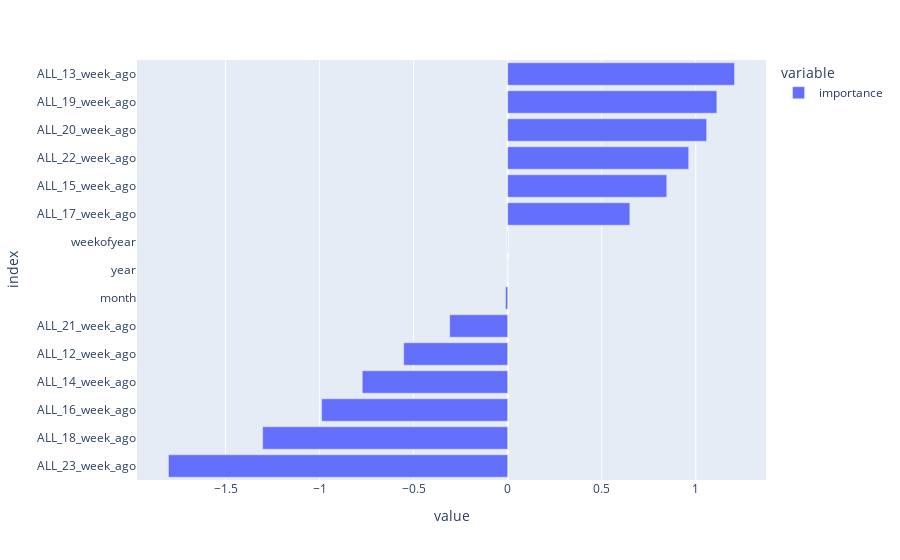

This figure's notebook cell:
### Markdown cell above
## forecast

### Code cell
%%time

train_last_date = '2022-01-02'
X_train = X[X.index <= train_last_date]
y_train = y[y.index <= train_last_date]
print(X_train.shape, y_train.shape)

model = trainXGBoost(X_train, y_train)

fi = pd.DataFrame(model.coef_, index=X_train.columns, columns=['importance']).sort_values('importance')
px.bar(fi, orientation='h')

### Figure 1 — Plotly figure (JSON) as saved in the notebook; plotly's stock layout.template omitted (floating-point values rounded to 4 significant figures)
{"data": [{"alignmentgroup": "True", "hovertemplate": "variable=importance<br>value=%{x}<br>index=%{y}<extra></extra>", "legendgroup": "importance", "marker": {"color": "#636efa", "pattern": {"shape": ""}}, "name": "importance", "offsetgroup": "importance", "orientation": "h", "showlegend": true, "textposition": "auto", "type": "bar", "x": [-1.804, -1.303, -0.9893, -0.7733, -0.5529, -0.3083, -0.01148, -4.59e-05, 0.0008849, 0.6495, 0.8459, 0.9625, 1.058, 1.112, 1.206], "xaxis": "x", "y": ["ALL_23_week_ago", "ALL_18_week_ago", "ALL_16_week_ago", "ALL_14_week_ago", "ALL_12_week_ago", "ALL_21_week_ago", "month", "year", "weekofyear", "ALL_17_week_ago", "ALL_15_week_ago", "ALL_22_week_ago", "ALL_20_week_ago", "ALL_19_week_ago", "ALL_13_week_ago"], "yaxis": "y"}], "layout": {"autosize": true, "barmode": "relative", "legend": {"title": {"text": "variable"}, "tracegroupgap": 0}, "margin": {"t": 60}, "xaxis": {"anchor": "y", "autorange": true, "domain": [0, 1], "range": [-1.971, 1.374], "title": {"text": "value"}, "type": "linear"}, "yaxis": {"anchor": "x", "autorange": true, "domain": [0, 1], "range": [-0.5, 14.5], "title": {"text": "index"}, "type": "category"}}}
